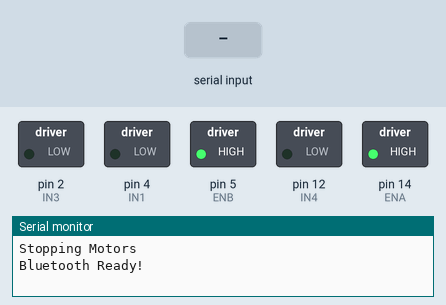
This sketch was run on a simulated Arduino Uno, built with avr-gcc and run on an emulated ATmega328P. Parts: switched loads named in the sketch (green lamp = pin HIGH), the last lines printed to the serial monitor. Inputs (shaded band) come from the test bench. Pins used as bus, display or sensor lines are not drawn.

Above: at 1.2 s.
1.3 s: "F" received over Serial
At 1.7 s:
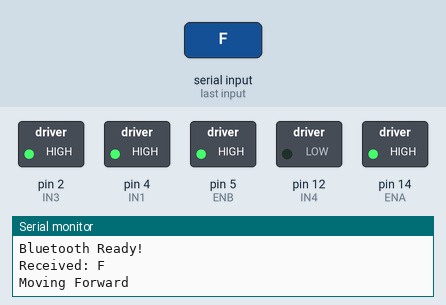
2.8 s: "B" received over Serial
At 4.0 s:
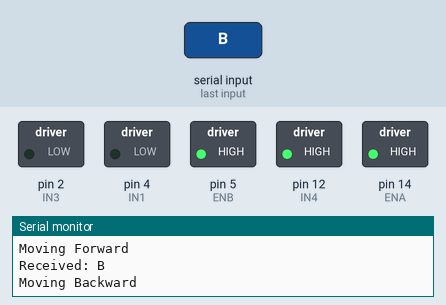
4.3 s: "L" received over Serial
At 5.2 s:
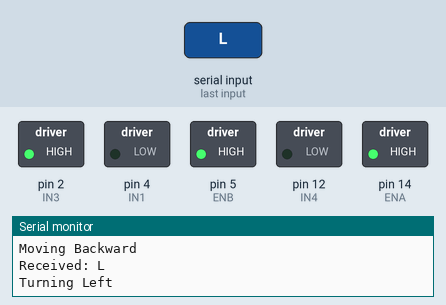
5.8 s: "R" received over Serial
At 6.3 s:
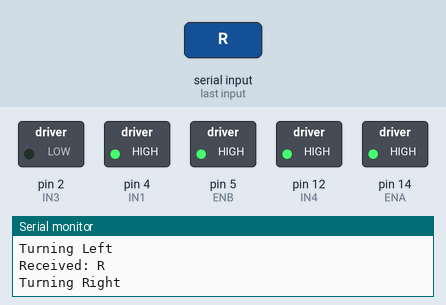
7.3 s: "I" received over Serial
At 8.7 s:
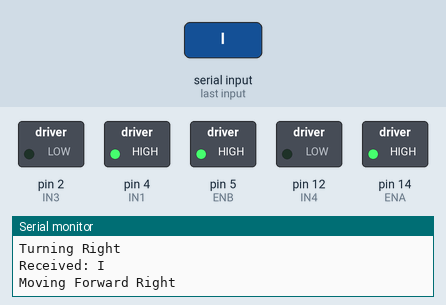
Timing chart, 0 to 9.8 s (numbered marks = the images above; inputs shaded):
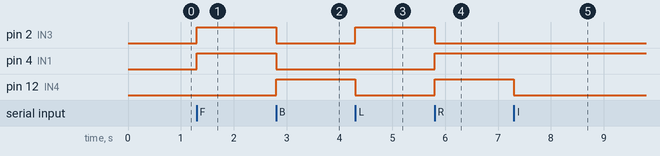

The sketch:

main.ino
```cpp
// Motor Pins
#define ENA 14  // D5 - Enable pin for Motor A (Right Side)
#define IN1 4   // D2 - Motor A Input 1
#define IN2 0   // D3 - Motor A Input 2
#define ENB 5   // D1 - Enable pin for Motor B (Left Side)
#define IN3 2   // D4 - Motor B Input 1
#define IN4 12  // D6 - Motor B Input 2

void setup() {
  Serial.begin(9600);  // Use Hardware Serial for HC-05

  pinMode(ENA, OUTPUT);
  pinMode(ENB, OUTPUT);
  pinMode(IN1, OUTPUT);
  pinMode(IN2, OUTPUT);
  pinMode(IN3, OUTPUT);
  pinMode(IN4, OUTPUT);
  digitalWrite(ENA, HIGH);
  digitalWrite(ENB, HIGH);

  stopMotors();
  Serial.println("Bluetooth Ready!");
}

void loop() {
  if (Serial.available()) {  // Check for Bluetooth data
    char command = Serial.read();
    Serial.print("Received: "); Serial.println(command);

    if (command == 'F') moveForward();
    else if (command == 'B') moveBackward();
    else if (command == 'L') turnLeft();
    else if (command == 'R') turnRight();
    else if (command == 'S') stopMotors();
    else if (command == 'G') moveForwardLeft();
    else if (command == 'I') moveForwardRight();
    else if (command == 'H') moveBackwardLeft();
    else if (command == 'J') moveBackwardRight();
  }
}

// 🚀 Basic Movements
void moveForward() {
  Serial.println("Moving Forward");
  digitalWrite(IN1, HIGH);
  digitalWrite(IN2, LOW);
  digitalWrite(IN3, HIGH);
  digitalWrite(IN4, LOW);
}

void moveBackward() {
  Serial.println("Moving Backward");
  digitalWrite(IN1, LOW);
  digitalWrite(IN2, HIGH);
  digitalWrite(IN3, LOW);
  digitalWrite(IN4, HIGH);
}

void turnLeft() {
  Serial.println("Turning Left");
  digitalWrite(IN1, LOW);
  digitalWrite(IN2, HIGH);
  digitalWrite(IN3, HIGH);
  digitalWrite(IN4, LOW);
}

void turnRight() {
  Serial.println("Turning Right");
  digitalWrite(IN1, HIGH);
  digitalWrite(IN2, LOW);
  digitalWrite(IN3, LOW);
  digitalWrite(IN4, HIGH);
}

void stopMotors() {
  Serial.println("Stopping Motors");
  digitalWrite(IN1, LOW);
  digitalWrite(IN2, LOW);
  digitalWrite(IN3, LOW);
  digitalWrite(IN4, LOW);
}

// 🚀 Diagonal Movements
void moveForwardLeft() {
  Serial.println("Moving Forward Left");
  digitalWrite(IN1, LOW);  // Right motor stops
  digitalWrite(IN2, LOW);
  digitalWrite(IN3, HIGH); // Left motor moves forward
  digitalWrite(IN4, LOW);
}

void moveForwardRight() {
  Serial.println("Moving Forward Right");
  digitalWrite(IN1, HIGH); // Right motor moves forward
  digitalWrite(IN2, LOW);
  digitalWrite(IN3, LOW);  // Left motor stops
  digitalWrite(IN4, LOW);
}

void moveBackwardLeft() {
  Serial.println("Moving Backward Left");
  digitalWrite(IN1, LOW);  // Right motor stops
  digitalWrite(IN2, LOW);
  digitalWrite(IN3, LOW);
  digitalWrite(IN4, HIGH); // Left motor moves backward
}

void moveBackwardRight() {
  Serial.println("Moving Backward Right");
  digitalWrite(IN1, LOW);
  digitalWrite(IN2, HIGH); // Right motor moves backward
  digitalWrite(IN3, LOW);  // Left motor stops
  digitalWrite(IN4, LOW);
}
```

Measured:
- after the input at 1.3 s, pin 2 (IN3), pin 4 (IN1): LOW → HIGH at once
- after the input at 2.8 s, pin 2 (IN3), pin 4 (IN1): HIGH → LOW at once; pin 12 (IN4): LOW → HIGH at once
- after the input at 4.3 s, pin 2 (IN3): LOW → HIGH at once; pin 12 (IN4): HIGH → LOW at once
- after the input at 5.8 s, pin 2 (IN3): HIGH → LOW at once; pin 4 (IN1), pin 12 (IN4): LOW → HIGH at once
- after the input at 7.3 s, pin 12 (IN4): HIGH → LOW at once
